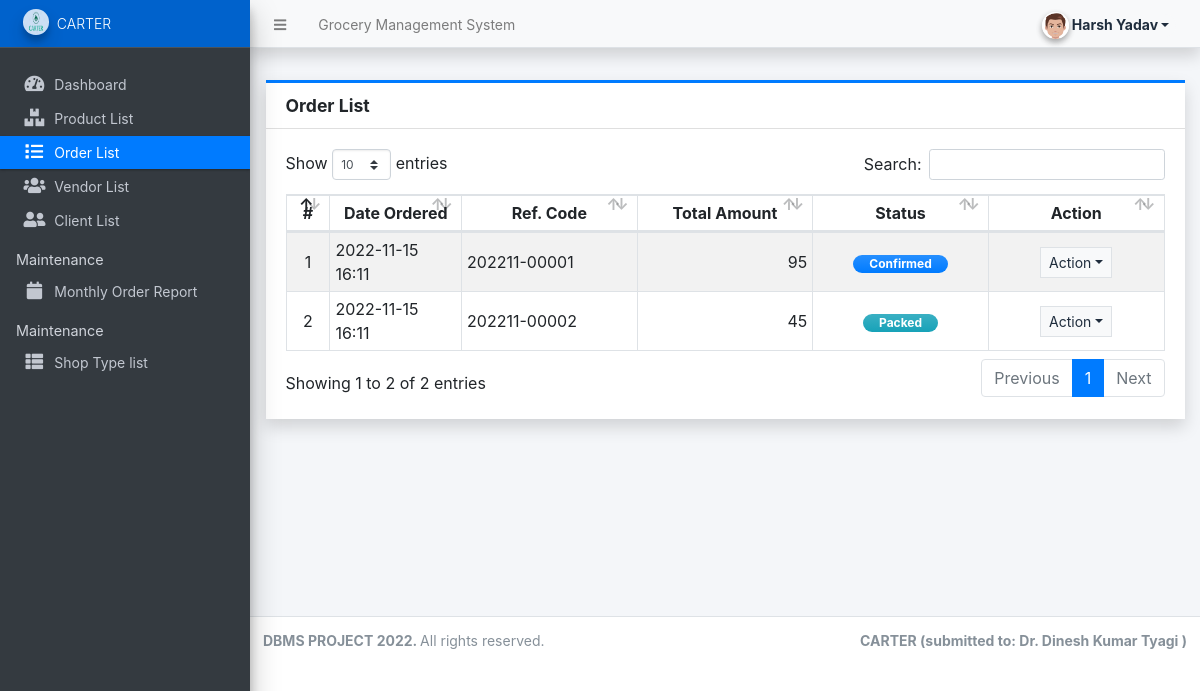
Before: /admin/?page=orders (signed in) with the older database file.
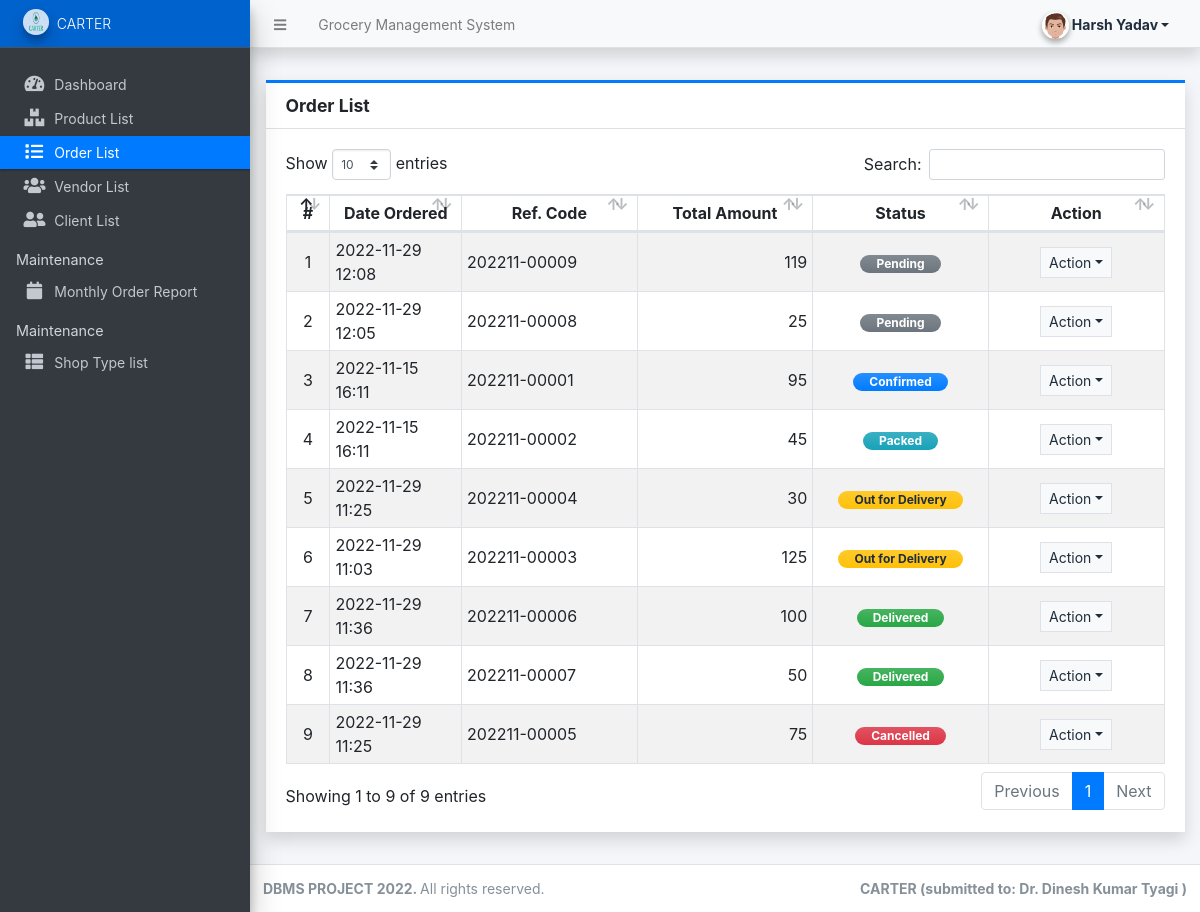
After: the same page with the newer database file.
### tables this page shows
CREATE TABLE `order_list` (
  `id` int(30) NOT NULL,
  `code` varchar(100) NOT NULL,
  `client_id` int(30) NOT NULL,
  `vendor_id` int(30) NOT NULL,
  `total_amount` double NOT NULL DEFAULT 0,
  `delivery_address` text NOT NULL,
  `status` tinyint(1) NOT NULL DEFAULT 0,
  `date_created` datetime NOT NULL DEFAULT current_timestamp(),
  `date_updated` datetime DEFAULT NULL ON UPDATE current_timestamp()
);

### config.php (called while the page is built, shortened)
<?php
function format_num($number = 0, $max_decimal = ''){
    if(is_numeric($number)){
        $ex = explode('.',$number);
        $dec = isset($ex[1]) ? strlen($ex[1]) : 0;
        if(empty($max_decimal) || (is_numeric($max_decimal) && $max_decimal >= $dec)){
            return number_format($number,$dec);
        }else{
            if(is_numeric($max_decimal))
                return number_format($number,$max_decimal);
            else
                return "Invalid Maximum Decimal";
        }
    }else{
        return "Invalid Number";
    }
}
?>

### admin/orders/index.php (the view, shortened to what this page needs)
<div class="content py-3">
    <div class="card card-outline card-primary rounded-0 shadow">
        <div class="card-header">
            <h5 class="card-title"><b>Order List</b></h5>
        </div>
        <div class="card-body">
            <div class="w-100 overflow-auto">
            <table class="table table-bordered table-striped">
                <colgroup>
                    <col width="5%">
                    <col width="15%">
                    <col width="20%">
                    <col width="20%">
                    <col width="20%">
                    <col width="20%">
                </colgroup>
                <thead>
                    <tr>
                        <th class="p1 text-center">#</th>
                        <th class="p1 text-center">Date Ordered</th>
                        <th class="p1 text-center">Ref. Code</th>
                        <th class="p1 text-center">Total Amount</th>
                        <th class="p1 text-center">Status</th>
                        <th class="p1 text-center">Action</th>
                    </tr>
                </thead>
                <tbody>
                    <?php
                    $i = 1;
                    $orders = $conn->query("SELECT * FROM `order_list` order by `status` asc,unix_timestamp(date_created) desc ");
                    while($row = $orders->fetch_assoc()):
                    ?>
                    <tr>
                        <td class="px-2 py-1 align-middle text-center"><?= $i++; ?></td>
                        <td class="px-2 py-1 align-middle"><?= date("Y-m-d H:i", strtotime($row['date_created'])) ?></td>
                        <td class="px-2 py-1 align-middle"><?= $row['code'] ?></td>
                        <td class="px-2 py-1 align-middle text-right"><?= format_num($row['total_amount']) ?></td>
                        <td class="px-2 py-1 align-middle text-center">
                            <?php
                                switch($row['status']){
                                    case 0:
                                        echo '<span class="badge badge-secondary bg-gradient-secondary px-3 rounded-pill">Pending</span>';
                                        break;
                                    case 1:
                                        echo '<span class="badge badge-primary bg-gradient-primary px-3 rounded-pill">Confirmed</span>';
                                        break;
                                    case 2:
                                        echo '<span class="badge badge-info bg-gradient-info px-3 rounded-pill">Packed</span>';
                                        break;
                                    case 3:
                                        echo '<span class="badge badge-warning bg-gradient-warning px-3 rounded-pill">Out for Delivery</span>';
                                        break;
                                    case 4:
                                        echo '<span class="badge badge-success bg-gradient-success px-3 rounded-pill">Delivered</span>';
                                        break;
                                    case 5:
                                        echo '<span class="badge badge-danger bg-gradient-danger px-3 rounded-pill">Cancelled</span>';
                                        break;
                                }
                            ?>
                        </td>
                        <td class="px-2 py-1 align-middle text-center">
                            <button type="button" class="btn btn-flat border btn-light btn-sm dropdown-toggle dropdown-icon" data-toggle="dropdown">
                                Action
                            </button>
                        </td>
                    </tr>
                    <?php endwhile; ?>
                </tbody>
            </table>
            </div>
        </div>
    </div>
</div>

Changed rows visible on the page:
added order_list: date_created "2022-11-29 12:08", code "202211-00009", total_amount "119", status "Pending"
added order_list: date_created "2022-11-29 12:05", code "202211-00008", total_amount "25", status "Pending"
added order_list: date_created "2022-11-29 11:25", code "202211-00004", total_amount "30", status "Out for Delivery"
added order_list: date_created "2022-11-29 11:03", code "202211-00003", total_amount "125", status "Out for Delivery"
added order_list: date_created "2022-11-29 11:36", code "202211-00006", total_amount "100", status "Delivered"
added order_list: date_created "2022-11-29 11:36", code "202211-00007", total_amount "50", status "Delivered"
added order_list: date_created "2022-11-29 11:25", code "202211-00005", total_amount "75", status "Cancelled"
Other visible differences:
text written by a page script: "Show entries Search: Showing 1 to 2 of 2 entries Previous 1 Next" → "Show entries Search: Showing 1 to 9 of 9 entries Previous 1 Next"
